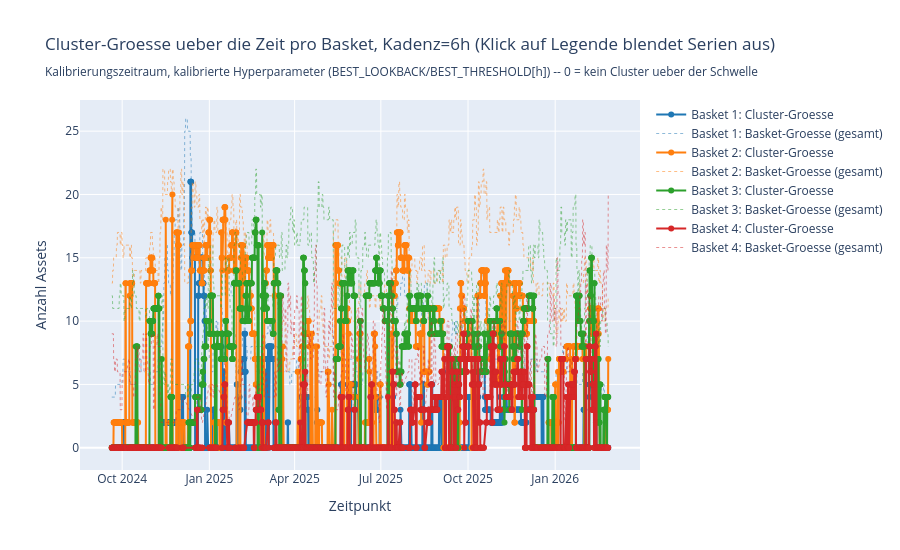
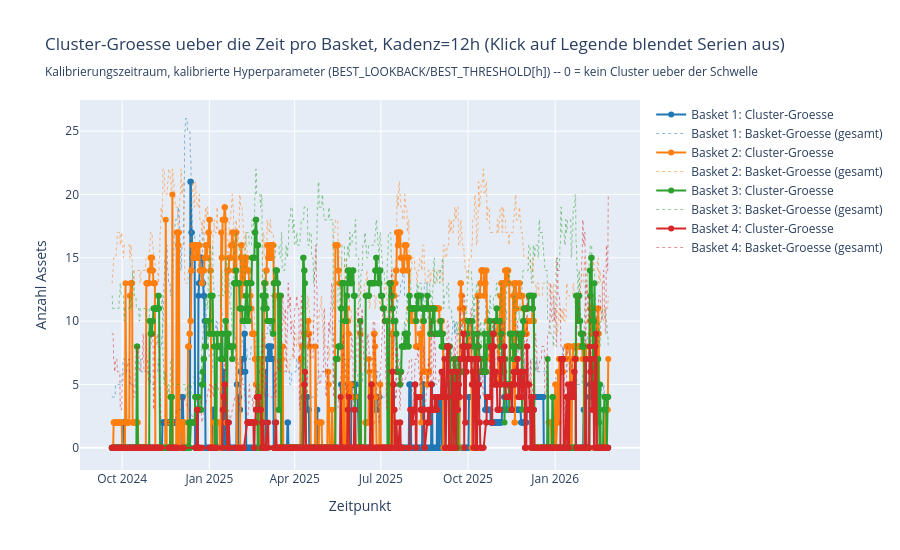
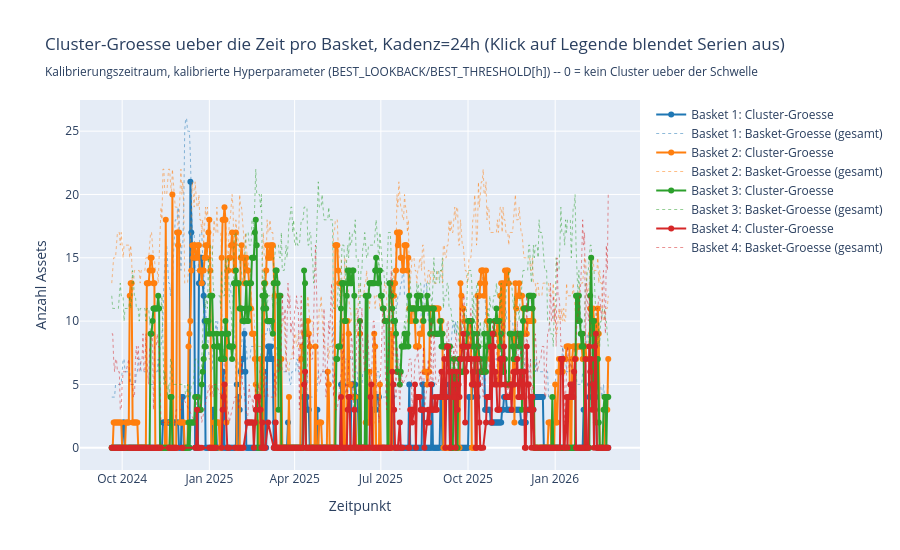

Notebook code cell kept with these figures, in order:
### Code cell
# --- Cluster-Groesse ueber die Zeit: Plot (Plotly, Legende anklickbar), pro Kadenz ---
# Durchgezogen: Cluster-Groesse (0 = kein signifikanter Cluster). Gepunktet,
# halbtransparent: Basket-Gesamtgroesse zum Vergleich.
_BASKET_COLORS = ["#1f77b4", "#ff7f0e", "#2ca02c", "#d62728"]

for h in CADENCE_CANDIDATES_HOURS:
    fig = go.Figure()
    for i, label in enumerate(basket_labels):
        records = cluster_size_by_cadence[h][label]
        if not records:
            continue
        color = _BASKET_COLORS[i % len(_BASKET_COLORS)]
        dates = [r[0] for r in records]
        sizes = [r[1] for r in records]
        totals = [r[2] for r in records]

        fig.add_trace(go.Scatter(
            x=dates, y=sizes, mode="lines+markers", name=f"{label}: Cluster-Groesse",
            line={"color": color},
        ))
        fig.add_trace(go.Scatter(
            x=dates, y=totals, mode="lines", name=f"{label}: Basket-Groesse (gesamt)",
            line={"color": color, "dash": "dot", "width": 1}, opacity=0.5,
        ))

    fig.update_layout(
        title=(
            f"Cluster-Groesse ueber die Zeit pro Basket, Kadenz={h}h (Klick auf Legende blendet Serien aus)<br>"
            "<sub>Kalibrierungszeitraum, kalibrierte Hyperparameter (BEST_LOOKBACK/BEST_THRESHOLD[h]) -- 0 = kein Cluster ueber der Schwelle</sub>"
        ),
        xaxis_title="Zeitpunkt",
        yaxis_title="Anzahl Assets",
        height=550,
    )
    fig.show()

### Figure 1 — Plotly figure (JSON) as saved in the notebook; plotly's stock layout.template omitted (floating-point values rounded to 4 significant figures; data arrays with more than 128 entries replaced by an {"elided": "..."} marker saying what was removed)
{"data": [{"line": {"color": "#1f77b4"}, "mode": "lines+markers", "name": "Basket 1: Cluster-Groesse", "type": "scatter", "x": {"elided": "2097 str values"}, "y": {"elided": "2097 int values"}}, {"line": {"color": "#1f77b4", "dash": "dot", "width": 1}, "mode": "lines", "name": "Basket 1: Basket-Groesse (gesamt)", "opacity": 0.5, "type": "scatter", "x": {"elided": "2097 str values"}, "y": {"elided": "2097 int values"}}, {"line": {"color": "#ff7f0e"}, "mode": "lines+markers", "name": "Basket 2: Cluster-Groesse", "type": "scatter", "x": {"elided": "2097 str values"}, "y": {"elided": "2097 int values"}}, {"line": {"color": "#ff7f0e", "dash": "dot", "width": 1}, "mode": "lines", "name": "Basket 2: Basket-Groesse (gesamt)", "opacity": 0.5, "type": "scatter", "x": {"elided": "2097 str values"}, "y": {"elided": "2097 int values"}}, {"line": {"color": "#2ca02c"}, "mode": "lines+markers", "name": "Basket 3: Cluster-Groesse", "type": "scatter", "x": {"elided": "2057 str values"}, "y": {"elided": "2057 int values"}}, {"line": {"color": "#2ca02c", "dash": "dot", "width": 1}, "mode": "lines", "name": "Basket 3: Basket-Groesse (gesamt)", "opacity": 0.5, "type": "scatter", "x": {"elided": "2057 str values"}, "y": {"elided": "2057 int values"}}, {"line": {"color": "#d62728"}, "mode": "lines+markers", "name": "Basket 4: Cluster-Groesse", "type": "scatter", "x": {"elided": "1769 str values"}, "y": {"elided": "1769 int values"}}, {"line": {"color": "#d62728", "dash": "dot", "width": 1}, "mode": "lines", "name": "Basket 4: Basket-Groesse (gesamt)", "opacity": 0.5, "type": "scatter", "x": {"elided": "1769 str values"}, "y": {"elided": "1769 int values"}}], "layout": {"height": 550, "title": {"text": "Cluster-Groesse ueber die Zeit pro Basket, Kadenz=6h (Klick auf Legende blendet Serien aus)<br><sub>Kalibrierungszeitraum, kalibrierte Hyperparameter (BEST_LOOKBACK/BEST_THRESHOLD[h]) -- 0 = kein Cluster ueber der Schwelle</sub>"}, "xaxis": {"title": {"text": "Zeitpunkt"}}, "yaxis": {"title": {"text": "Anzahl Assets"}}}}

### Figure 2 — Plotly figure (JSON) as saved in the notebook; plotly's stock layout.template omitted (floating-point values rounded to 4 significant figures; data arrays with more than 128 entries replaced by an {"elided": "..."} marker saying what was removed)
{"data": [{"line": {"color": "#1f77b4"}, "mode": "lines+markers", "name": "Basket 1: Cluster-Groesse", "type": "scatter", "x": {"elided": "1049 str values"}, "y": {"elided": "1049 int values"}}, {"line": {"color": "#1f77b4", "dash": "dot", "width": 1}, "mode": "lines", "name": "Basket 1: Basket-Groesse (gesamt)", "opacity": 0.5, "type": "scatter", "x": {"elided": "1049 str values"}, "y": {"elided": "1049 int values"}}, {"line": {"color": "#ff7f0e"}, "mode": "lines+markers", "name": "Basket 2: Cluster-Groesse", "type": "scatter", "x": {"elided": "1049 str values"}, "y": {"elided": "1049 int values"}}, {"line": {"color": "#ff7f0e", "dash": "dot", "width": 1}, "mode": "lines", "name": "Basket 2: Basket-Groesse (gesamt)", "opacity": 0.5, "type": "scatter", "x": {"elided": "1049 str values"}, "y": {"elided": "1049 int values"}}, {"line": {"color": "#2ca02c"}, "mode": "lines+markers", "name": "Basket 3: Cluster-Groesse", "type": "scatter", "x": {"elided": "1029 str values"}, "y": {"elided": "1029 int values"}}, {"line": {"color": "#2ca02c", "dash": "dot", "width": 1}, "mode": "lines", "name": "Basket 3: Basket-Groesse (gesamt)", "opacity": 0.5, "type": "scatter", "x": {"elided": "1029 str values"}, "y": {"elided": "1029 int values"}}, {"line": {"color": "#d62728"}, "mode": "lines+markers", "name": "Basket 4: Cluster-Groesse", "type": "scatter", "x": {"elided": "885 str values"}, "y": {"elided": "885 int values"}}, {"line": {"color": "#d62728", "dash": "dot", "width": 1}, "mode": "lines", "name": "Basket 4: Basket-Groesse (gesamt)", "opacity": 0.5, "type": "scatter", "x": {"elided": "885 str values"}, "y": {"elided": "885 int values"}}], "layout": {"height": 550, "title": {"text": "Cluster-Groesse ueber die Zeit pro Basket, Kadenz=12h (Klick auf Legende blendet Serien aus)<br><sub>Kalibrierungszeitraum, kalibrierte Hyperparameter (BEST_LOOKBACK/BEST_THRESHOLD[h]) -- 0 = kein Cluster ueber der Schwelle</sub>"}, "xaxis": {"title": {"text": "Zeitpunkt"}}, "yaxis": {"title": {"text": "Anzahl Assets"}}}}

### Figure 3 — Plotly figure (JSON) as saved in the notebook; plotly's stock layout.template omitted (floating-point values rounded to 4 significant figures; data arrays with more than 128 entries replaced by an {"elided": "..."} marker saying what was removed)
{"data": [{"line": {"color": "#1f77b4"}, "mode": "lines+markers", "name": "Basket 1: Cluster-Groesse", "type": "scatter", "x": {"elided": "525 str values"}, "y": {"elided": "525 int values"}}, {"line": {"color": "#1f77b4", "dash": "dot", "width": 1}, "mode": "lines", "name": "Basket 1: Basket-Groesse (gesamt)", "opacity": 0.5, "type": "scatter", "x": {"elided": "525 str values"}, "y": {"elided": "525 int values"}}, {"line": {"color": "#ff7f0e"}, "mode": "lines+markers", "name": "Basket 2: Cluster-Groesse", "type": "scatter", "x": {"elided": "525 str values"}, "y": {"elided": "525 int values"}}, {"line": {"color": "#ff7f0e", "dash": "dot", "width": 1}, "mode": "lines", "name": "Basket 2: Basket-Groesse (gesamt)", "opacity": 0.5, "type": "scatter", "x": {"elided": "525 str values"}, "y": {"elided": "525 int values"}}, {"line": {"color": "#2ca02c"}, "mode": "lines+markers", "name": "Basket 3: Cluster-Groesse", "type": "scatter", "x": {"elided": "515 str values"}, "y": {"elided": "515 int values"}}, {"line": {"color": "#2ca02c", "dash": "dot", "width": 1}, "mode": "lines", "name": "Basket 3: Basket-Groesse (gesamt)", "opacity": 0.5, "type": "scatter", "x": {"elided": "515 str values"}, "y": {"elided": "515 int values"}}, {"line": {"color": "#d62728"}, "mode": "lines+markers", "name": "Basket 4: Cluster-Groesse", "type": "scatter", "x": {"elided": "443 str values"}, "y": {"elided": "443 int values"}}, {"line": {"color": "#d62728", "dash": "dot", "width": 1}, "mode": "lines", "name": "Basket 4: Basket-Groesse (gesamt)", "opacity": 0.5, "type": "scatter", "x": {"elided": "443 str values"}, "y": {"elided": "443 int values"}}], "layout": {"height": 550, "title": {"text": "Cluster-Groesse ueber die Zeit pro Basket, Kadenz=24h (Klick auf Legende blendet Serien aus)<br><sub>Kalibrierungszeitraum, kalibrierte Hyperparameter (BEST_LOOKBACK/BEST_THRESHOLD[h]) -- 0 = kein Cluster ueber der Schwelle</sub>"}, "xaxis": {"title": {"text": "Zeitpunkt"}}, "yaxis": {"title": {"text": "Anzahl Assets"}}}}
